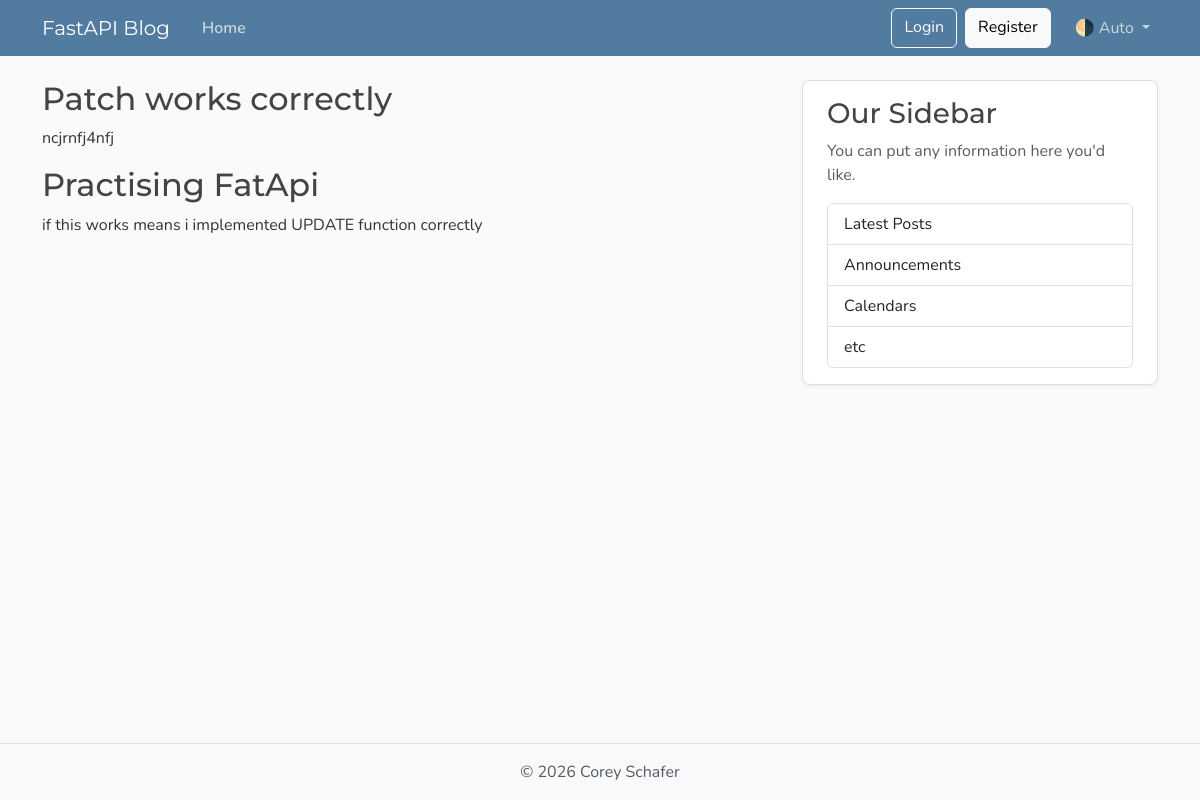
Page /posts on the earlier database version.
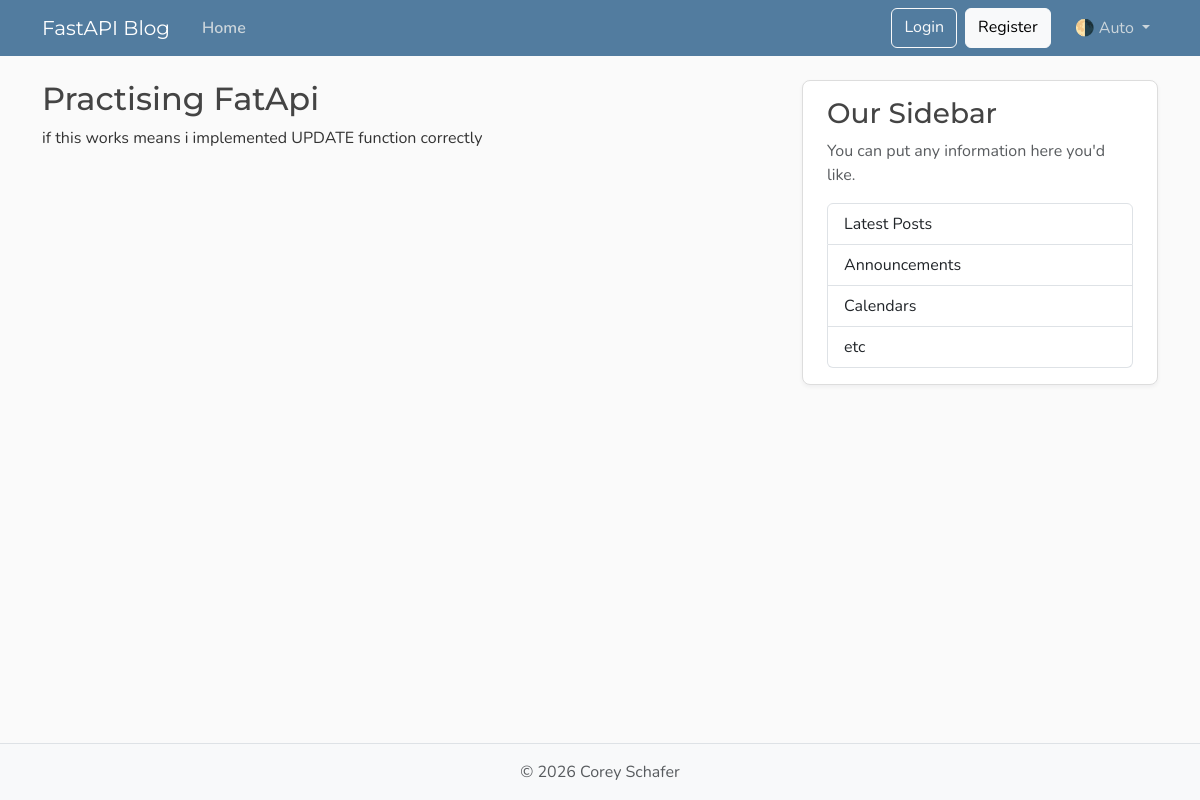
Same page on the later database version.
### models.py (models this page shows)
class Post(Base):
    __tablename__ = "posts"
    id: Mapped[int] = mapped_column(Integer, primary_key=True, index=True)
    title: Mapped[str] = mapped_column(String(100), nullable=False)
    content: Mapped[str] = mapped_column(Text, nullable=False)
    user_id: Mapped[int] = mapped_column(
        ForeignKey("users.id"),
        nullable=False,
        index=True,
    )
    date_posted: Mapped[datetime] = mapped_column(
        DateTime(timezone=True),
        default=lambda: datetime.now(UTC),
    )
    author: Mapped[User] = relationship(back_populates="posts")

### main.py (the view)
@app.get("/", include_in_schema=False, name="home")
@app.get("/posts", include_in_schema=False, name="posts")
def home(request: Request, db: Annotated[Session, Depends(get_db)]):
    result = db.execute(select(models.Post))
    posts = result.scalars().all()
    return templates.TemplateResponse(
        request,
        "home.html",
        {"posts": posts, "title": "Home"},
    )

### templates/home.html
{% extends "layout.html" %}
{% block content %}
        {%for post in posts%}
          <h2>{{post.title}}</h2>
          <p>{{post.content}}</p>
        {%endfor%}
{% endblock content %}

### templates/layout.html (shortened to what this page needs)
<!DOCTYPE html>
<html lang="en">
  <head>
    <link href="https://cdn.jsdelivr.net/npm/bootstrap@5.3.8/dist/css/bootstrap.min.css"
          rel="stylesheet"
>
    <link rel="stylesheet"
          type="text/css"
          href="{{ url_for("static", path='css/main.css') }}">
  </head>
  <body class="d-flex flex-column min-vh-100">
    <header class="site-header">
      <nav class="navbar navbar-expand-md bg-steel fixed-top"
           data-bs-theme="dark">
        <div class="container">
          <a class="navbar-brand me-4" href="{{ url_for("home") }}">FastAPI Blog</a>
          <div class="collapse navbar-collapse" id="navbarToggle">
            <div class="navbar-nav me-auto">
              <a class="nav-link active"
                 aria-current="page"
                 href="{{ url_for("home") }}">Home</a>
            </div>
            <div class="navbar-nav">
              <a class="btn btn-outline-light mb-2 mb-md-0 me-md-2" href="#">Login</a>
              <a class="btn btn-light mb-2 mb-md-0 me-md-3" href="#">Register</a>
              <div class="nav-item dropdown">
                <a class="nav-link dropdown-toggle"
                   href="#"
                   role="button"
                   id="bd-theme"
                   data-bs-toggle="dropdown"
                   aria-expanded="false">
                  <span id="bd-theme-text">🌗 Auto</span>
                </a>
              </div>
            </div>
          </div>
        </div>
      </nav>
    </header>
    <main role="main" class="container">
      <div class="row">
        <div class="col-md-8">
          {% block content %}
          {% endblock content %}
        </div>
        <aside class="col-md-4">
          <div class="content-section py-3 px-4 mb-4">
            <h3>Our Sidebar</h3>
            <p class="text-body-secondary">You can put any information here you'd like.</p>
            <ul class="list-group">
              <li class="list-group-item">Latest Posts</li>
              <li class="list-group-item">Announcements</li>
              <li class="list-group-item">Calendars</li>
              <li class="list-group-item">etc</li>
            </ul>
          </div>
        </aside>
      </div>
    </main>
    <footer class="mt-auto py-3 bg-body-tertiary border-top">
      <div class="container text-center">
        <p class="text-body-secondary mb-0">
          © <span id="year"></span> Corey Schafer
        </p>
      </div>
    </footer>
  </body>
</html>

### static/css/main.css (style rules this page uses)
:root { --font-heading: "Montserrat", system-ui, -apple-system, BlinkMacSystemFont, sans-serif; --font-body: "Nunito", system-ui, -apple-system, BlinkMacSystemFont, sans-serif; --color-bg-body: #fafafa; --color-bg-content: #ffffff; --color-text-primary: #333333; --color-text-heading: #444444; --color-steel: #527c9f; --color-nav-link: #cbd5db; --color-nav-link-hover: #ffffff; --color-link-hover: #428bca; --color-border: #dddddd; --color-border-light: #e3e3e3; --spacing-xl: 5rem; --article-img-size: 4rem; --account-img-size: 7.813rem; }
body { font-family: var(--font-body); background: var(--color-bg-body); color: var(--color-text-primary); }
main { padding-top: var(--spacing-xl); }
h1, h2, h3, h4, h5, h6 { font-family: var(--font-heading); color: var(--color-text-heading); }
.navbar-brand { font-family: var(--font-heading); }
a { text-decoration: none; }
.bg-steel { background-color: var(--color-steel); }
.site-header .navbar-nav .nav-link { color: var(--color-nav-link); transition: color 0.2s ease-in-out; }
.site-header .navbar-nav .nav-link.active { font-weight: 600; }
.content-section { background: var(--color-bg-content); border: 1px solid var(--color-border); border-radius: 0.5rem; box-shadow: 0 2px 4px rgba(15, 23, 42, 0.05); transition: box-shadow 0.15s ease, transform 0.15s ease, border-color 0.15s ease; }
[data-bs-theme="dark"] { --color-bg-body: #1a1a1a; --color-bg-content: #2d2d2d; --color-text-primary: #e0e0e0; --color-text-heading: #f0f0f0; --color-border: #404040; --color-border-light: #4a4a4a; }

Differences in the rows shown:
removed Post: title "Patch works correctly", content "ncjrnfj4nfj"
